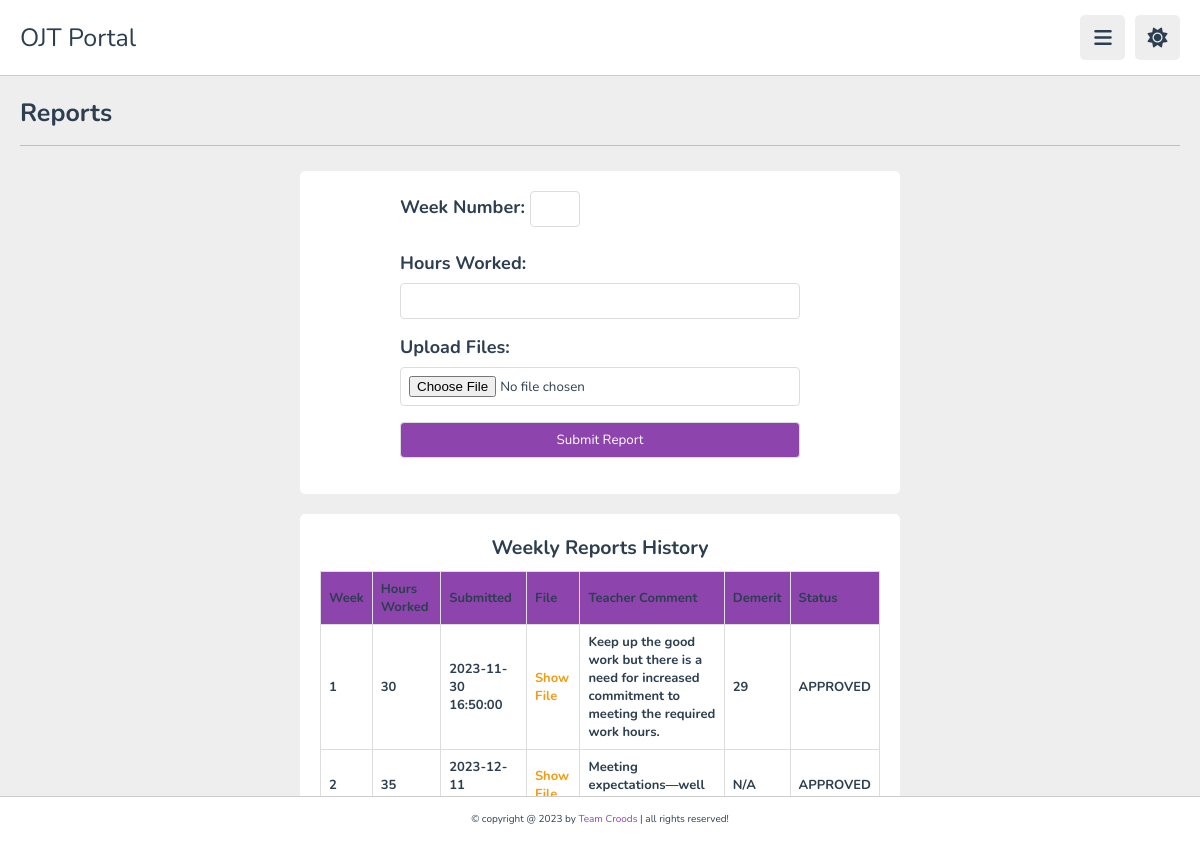
The page /student/reports.php (signed in) on the database its author committed.
### tables this page shows
CREATE TABLE IF NOT EXISTS `reports` (
  `reportId` int NOT NULL AUTO_INCREMENT,
  `studentId` int NOT NULL,
  `weekNum` int NOT NULL,
  `hoursWorked` int NOT NULL,
  `demerit` int DEFAULT NULL,
  `reportFile` varchar(255) NOT NULL,
  `submittedAt` timestamp NOT NULL DEFAULT CURRENT_TIMESTAMP,
  `comment` text NOT NULL,
  `status` tinyint(1) NOT NULL DEFAULT '0',
  PRIMARY KEY (`reportId`),
  KEY `userId_reports` (`studentId`),
  KEY `report_status` (`status`)
);

CREATE TABLE IF NOT EXISTS `status` (
  `code` tinyint(1) NOT NULL,
  `status` varchar(15) NOT NULL,
  PRIMARY KEY (`code`)
);

### student/reports.php (the view, shortened to what this page needs)
<?php
require "../database/database.php";
?>
<!DOCTYPE html>
<html lang="en">
<head>
   <link rel="stylesheet" href="https://cdnjs.cloudflare.com/ajax/libs/font-awesome/6.1.2/css/all.min.css">
   <link rel="stylesheet" href="../public/css/style.css">
</head>
<body>
   <header class="header">
      <section class="flex">
         <a href="index.php" class="logo">OJT Portal</a>
         <div class="icons">
            <div id="menu-btn" class="fas fa-bars"></div>
            <div id="toggle-btn" class="fas fa-sun"></div>
         </div>
      </section>
   </header>
   <section class="reports">
      <h1 class="heading">Reports</h1>
      <div class="box-container">
         <div class="rectangle">
            <form action="" method="post" enctype="multipart/form-data" onsubmit="setMaxWeek(); return checkFormSubmission();">
               <label for="weekNumber">Week Number:
                  <input type="number" id="weekNumber" name="weekNum" min="1" required onchange="checkWeekNumber()">
               </label>
               <label for="hoursWorked">Hours Worked:</label>
               <input type="number" id="hoursWorked" name="hoursWorked" min="0" required>
               <label for="uploadFiles">Upload Files:</label>
               <input type="file" id="uploadFiles" name="uploadFiles" required>
               <button type="submit">Submit Report</button>
            </form>
         </div>
      </div>
      <div class="box-container">
         <div class="rectangle">
            <table>
               <caption>Weekly Reports History</caption>
               <tr>
                  <th>Week</th>
                  <th>Hours Worked</th>
                  <th>Submitted</th>
                  <th>File</th>
                  <th>Teacher Comment</th>
                  <th>Demerit</th>
                  <th>Status</th>
               </tr>
               <?php
               $fetchReportsQuery = "SELECT r.weekNum, r.hoursWorked, r.submittedAt, r.reportFile, r.comment, r.demerit, s.status FROM reports r JOIN status s ON r.status = s.code WHERE r.studentId = '{$_SESSION['studentId']}'";
               $fetchReportsResult = mysqli_query($db, $fetchReportsQuery);
               if (mysqli_num_rows($fetchReportsResult) > 0) {
                  while ($reportRow = mysqli_fetch_assoc($fetchReportsResult)) {
                     echo "<tr>";
                     echo "<td class='weekData' id='{$reportRow['weekNum']}' >{$reportRow['weekNum']}</td>";
                     echo "<td>{$reportRow['hoursWorked']}</td>";
                     echo "<td>{$reportRow['submittedAt']}</td>";
                     echo "<td><a href='{$reportRow['reportFile']}' target='_blank'>Show File</a></td>";
                     echo "<td>{$reportRow['comment']}</td>";
                     $demerit = $reportRow['demerit'] !== null ? $reportRow['hoursWorked'] - $reportRow['demerit'] : "N/A";
                     echo "<td>{$demerit}</td>";
                     echo "<td>{$reportRow['status']}</td>";
                     echo "</tr>";
                  }
               } else {
                  echo "<tr><td colspan='7'>No reports found.</td></tr>";
               }
               ?>
            </table>
         </div>
      </div>
   </section>
   <footer class="footer">
      &copy; copyright @ 2023 by <span>Team Croods</span> | all rights reserved!
   </footer>
</body>
</html>

### public/css/style.css (style rules this page uses)
:root { --main-color:#8e44ad; --red:#e74c3c; --orange:#f39c12; --light-color:#888; --light-bg:#eee; --black:#2c3e50; --white:#fff; --border:.1rem solid rgba(0,0,0,.2); }
* { font-family: 'Nunito', sans-serif; margin:0; padding:0; box-sizing: border-box; outline: none; border:none; text-decoration: none; }
html { font-size: 62.5%; overflow-x: hidden; }
body { background-color: var(--light-bg); padding-left: 30rem; }
section { padding:2rem; margin: 0 auto; max-width: 1200px; }
.heading { font-size: 2.5rem; color:var(--black); margin-bottom: 2.5rem; border-bottom: var(--border); padding-bottom: 1.5rem; text-transform: capitalize; }
.header { position: sticky; top:0; left:0; right: 0; background-color: var(--white); z-index: 1000; border-bottom: var(--border); }
.header .flex { display: flex; align-items: center; justify-content: space-between; position: relative; padding: 1.5rem 2rem; }
.header .flex .logo { font-size: 2.5rem; color: var(--black); }
.header .flex .icons div { font-size: 2rem; color:var(--black); background-color: var(--light-bg); border-radius: .5rem; height: 4.5rem; width: 4.5rem; line-height: 4.5rem; cursor: pointer; text-align: center; margin-left: .7rem; }
.reports .box-container form { font-size: large; display: flex; flex-direction: column; max-width: 400px; margin: auto; color: var(--black); }
.reports .box-container form label { margin-bottom: 8px; font-weight: bold; }
.reports .box-container form input, .reports .box-container form textarea, .reports .box-container form button { margin-bottom: 16px; padding: 8px; border: 1px solid #ddd; border-radius: 4px; }
.reports .box-container form button { background-color:var(--main-color); color: white; cursor: pointer; }
.reports .box-container { margin-bottom: 20px; }
.reports .box-container .rectangle { background-color: var(--white); border-radius: 0.5rem; padding: 2rem; width: 60rem; max-width: 100%; margin: auto; }
table { font-size: small; font-weight: bold; color:var(--black); width: 100%; border-collapse: collapse; }
caption { font-size: 1.5em; margin-bottom: 10px; }
th, td { border: 1px solid #ddd; padding: 8px; text-align: left; }
th { background-color: var(--main-color); }
a { text-decoration: none; color: var(--orange); }
.footer { background-color: var(--white); border-top: var(--border); position: fixed; bottom: 0; left: 0; right: 0; text-align: center; font-size: 1rem; padding:1.5rem 1rem; color:var(--black); margin-top: 1rem; z-index: 1000; }
.footer span { color:var(--main-color); }
section.reports { min-height: 650px; height: 700px; }
@media (max-width:1200px) { body { padding-left: 0; } }

### rows shown on the page
reports: weekNum "1", hoursWorked "30", submittedAt "2023-11-30 16:50:00", comment "Keep up the good work but there is a need for increased commitment to meeting the required work hours.", demerit "29", status.status "APPROVED"
reports: weekNum "2", hoursWorked "35", submittedAt "2023-12-11…", comment "Meeting expectations—well…", demerit "N/A", status.status "APPROVED"
